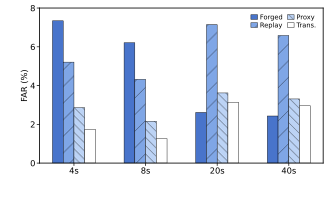

Source code (Python):
from pathlib import Path

import matplotlib
import matplotlib.pyplot as plt
import numpy as np
from matplotlib.patches import Patch


matplotlib.use("Agg")

# ===================== Raw data =====================
category_labels = ["4s", "8s", "20s", "40s"]
attack_labels = ["Forged", "Replay", "Proxy", "Trans."]

far_values = np.array(
    [
        [7.34, 5.21, 2.86, 1.74],
        [6.21, 4.32, 2.16, 1.26],
        [2.61, 7.14, 3.62, 3.13],
        [2.43, 6.58, 3.31, 2.96],
    ]
)

# ===================== Blue gradient =====================
colors = [
    "#4874CB",
    "#7FA6E6",
    "#BCD3F5",
    "#FFFFFF",
]

hatches = [
    "",
    "//",
    "\\\\\\\\",
    "",
]

# ===================== Figure size: cm to inch =====================
cm_to_in = 1 / 2.54
fig_w = 8.4 * cm_to_in
fig_h = 5.0 * cm_to_in

plt.rcParams.update(
    {
        "font.size": 6,
        "axes.labelsize": 6,
        "xtick.labelsize": 6,
        "ytick.labelsize": 6,
        "legend.fontsize": 4.8,
        "font.family": "sans-serif",
        "hatch.linewidth": 0.2,
    }
)

fig, ax = plt.subplots(figsize=(fig_w, fig_h))
fig.patch.set_facecolor("white")
ax.set_facecolor("white")

# ===================== Bar layout =====================
x = np.arange(len(category_labels))
bar_w = 0.15
offsets = (np.arange(len(attack_labels)) - (len(attack_labels) - 1) / 2) * bar_w

for i, label in enumerate(attack_labels):
    ax.bar(
        x + offsets[i],
        far_values[:, i],
        width=bar_w,
        color=colors[i],
        edgecolor="black",
        linewidth=0.3,
        hatch=hatches[i],
        label=label,
        align="center",
    )

# ===================== Axes =====================
ax.set_xticks(x)
ax.set_xticklabels(category_labels)
ax.set_ylabel("FAR (%)", labelpad=1)

ax.set_ylim(0, 8)
ax.set_yticks([0, 2, 4, 6, 8])

ax.tick_params(axis="both", pad=1, width=0.5, length=2)

for sp in ["left", "right", "top", "bottom"]:
    ax.spines[sp].set_visible(True)
    ax.spines[sp].set_linewidth(0.6)

# ===================== Legend =====================
legend_handles = [
    Patch(facecolor=colors[i], edgecolor="black", linewidth=0.3, hatch=hatches[i], label=attack_labels[i])
    for i in range(len(attack_labels))
]

legend = ax.legend(
    handles=legend_handles,
    loc="upper right",
    ncol=2,
    frameon=True,
    borderpad=0.18,
    handlelength=1.0,
    handletextpad=0.35,
    columnspacing=0.75,
    labelspacing=0.2,
    bbox_to_anchor=(0.99, 0.99),
)

frame = legend.get_frame()
frame.set_facecolor("white")
frame.set_alpha(0.8)
frame.set_edgecolor("none")
frame.set_linewidth(0.0)

# ===================== Layout =====================
plt.subplots_adjust(
    left=0.12,
    right=0.98,
    bottom=0.17,
    top=0.96,
)

# ===================== Export =====================
output_path = Path(__file__).with_suffix(".pdf")
plt.savefig(output_path, format="pdf")
plt.close(fig)
